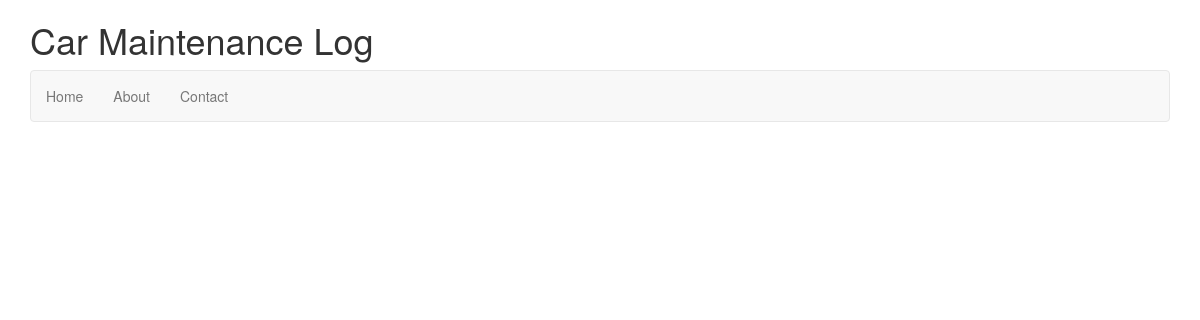
/, run on an earlier commit of the app's database.
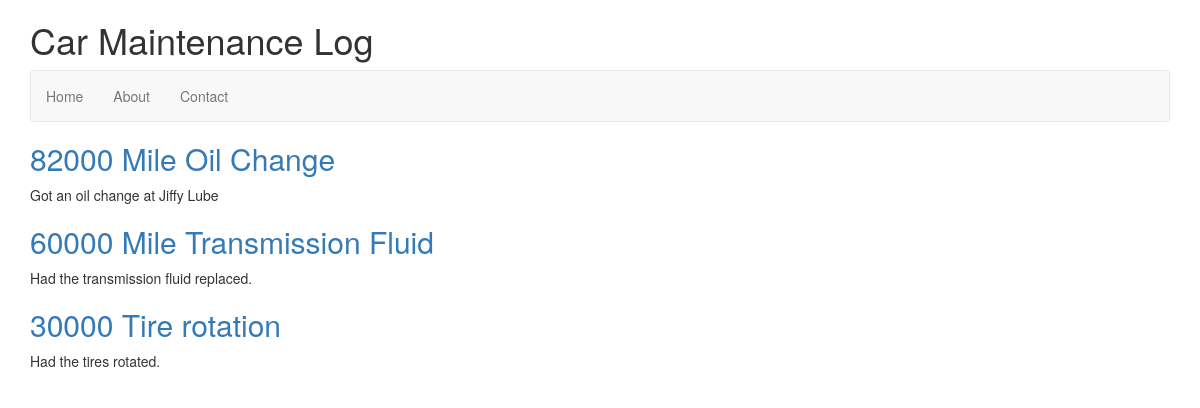
And on a later commit of the database.
### collection/models.py (models this page shows)
class Service(models.Model):
    name = models.CharField(max_length=255)
    description = models.TextField()
    slug = models.SlugField(unique=True)

### collection/views.py (the view)
# urls.py: url(r'^$', 'collection.views.index', name='home'),
def index(request):
    services = Service.objects.all()
    return render(request, 'index.html', {
            'services' : services,
        })

### collection/templates/index.html (shortened to what this page needs)
{% extends 'layouts/base.html' %}
{% block content %}
{% for service in services %}
<h2><a href="{% url 'service_detail' slug=service.slug %}">{{ service.name }}</a></h2>
<p>{{ service.description }}</p>
{% endfor %}
{% endblock %}

### collection/templates/layouts/base.html (shortened to what this page needs)
{% load staticfiles %}
<html>
<head>
    <link rel="stylesheet" href="https://maxcdn.bootstrapcdn.com/bootstrap/3.3.5/css/bootstrap.min.css">
</head>
<body>
    <div class="container">
    <header>
        <h1>Car Maintenance Log</h1>
        <nav class="navbar navbar-default">
            <ul class="nav navbar-nav">
                <li><a href="{% url 'home' %}">Home</a></li>
                <li><a href="{% url 'about' %}">About</a></li>
                <li><a href="{% url 'contact' %}">Contact</a></li>
            </ul>
        </nav>
    </header>
    {% block content %}{% endblock %}
    </div>
</body>
</html>

What changed in the data, as far as the page shows it:
added Service: name "82000 Mile Oil Change", description "Got an oil change at Jiffy Lube"
added Service: name "60000 Mile Transmission Fluid", description "Had the transmission fluid replaced."
added Service: name "30000 Tire rotation", description "Had the tires rotated."
